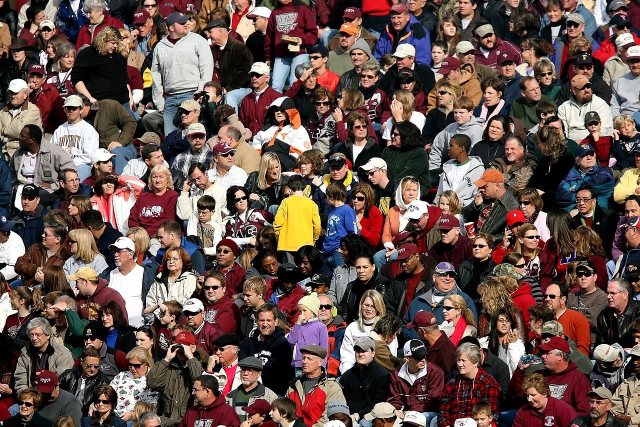
#> input picture lab1.jpg, 1280 x 853 px (shown at 1/2 size)
$ jupyter execute lab1.ipynb
#> lines starting #> are read from the running program, lines starting #| are printed output that depends on the picture; after the words box and inside, x2 and y2 are one past the last pixel; in counts of white or black regions, pixels touching at a corner belong together
[cell 1]
import cv2
import matplotlib.pylab as pyplot

import math

[cell 2]
imageOrg = cv2.imread("lab1.jpg")
#> imageOrg is the input picture: shape (853, 1280, 3); mean B, G, R 76.1, 81.8, 103.5
imageOrg = cv2.cvtColor(imageOrg, cv2.COLOR_BGR2RGB)

[cell 3]
image = imageOrg.copy()

[cell 4]
image.shape
#> Out = (853, 1280, 3)

[cell 5]
R, G, B = image[21, 555]
#> R = 106; G = 35; B = 49
R, G, B
#> Out = (106, 35, 49)

[cell 6]
pyplot.imshow(image)

[cell 7]
new_image = image[90:140, 105:155]
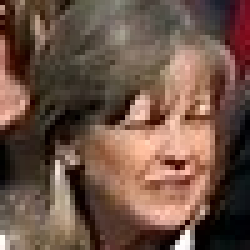
#> new_image: shape (50, 50, 3) (shown 5 times larger); mean R, G, B 109.4, 82.9, 69.9
pyplot.imshow(new_image)

[cell 8]
resized_im = cv2.resize(new_image, (new_image.shape[0] * 3, new_image.shape[1] * 3))
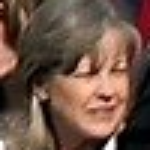
#> resized_im: shape (150, 150, 3); mean R, G, B 109.3, 82.8, 69.9
pyplot.imshow(resized_im)

[cell 9]
new_size = (int(resized_im.shape[0] / 0.86602540378 + resized_im.shape[1] / 0.5), int(resized_im.shape[0] / 0.86602540378 + resized_im.shape[1] / 0.5))
#> new_size = (473, 473)
center = ((resized_im.shape[0] + new_size[0]) / 2, (resized_im.shape[1] - new_size[1]) / 2)
#> center = (311.5, -161.5)
rotate_matrix = cv2.getRotationMatrix2D(center=center, angle=30, scale=1)
rotated_image = cv2.warpAffine(src=resized_im, M=rotate_matrix, dsize=new_size)
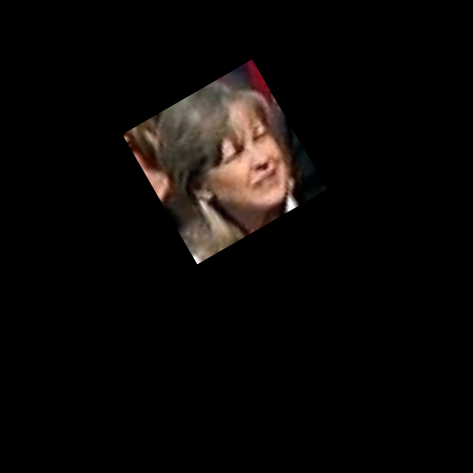
#> rotated_image: shape (473, 473, 3); mean R, G, B 11, 8.3, 7
pyplot.imshow(rotated_image)

[cell 10]
named_im = cv2.rectangle(resized_im.copy(), (12, 12), (140, 140), (244, 21, 21), 1)
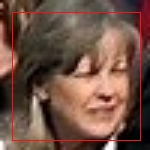
#> named_im: shape (150, 150, 3); mean R, G, B 113, 81.9, 69.1
named_im = cv2.putText(named_im, 'Graka', (30, 140), cv2.FONT_HERSHEY_SIMPLEX, 1, (163, 163, 174), 1, cv2.LINE_AA)
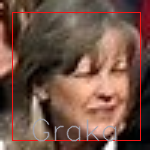
#> named_im: shape (150, 150, 3); 2.64% of pixels changed, all inside (x1, y1, x2, y2) = (32, 118, 117, 142)
pyplot.imshow(named_im)

[cell 11]
unique_pixels = set()
for row in image:
    for pixel in row:
        unique_pixels.add(tuple(pixel))
#> after the loop, unique_pixels = 262240 items

len(unique_pixels)
#> Out = 262240

$ run again, with lab2.jpg copied over lab1.jpg
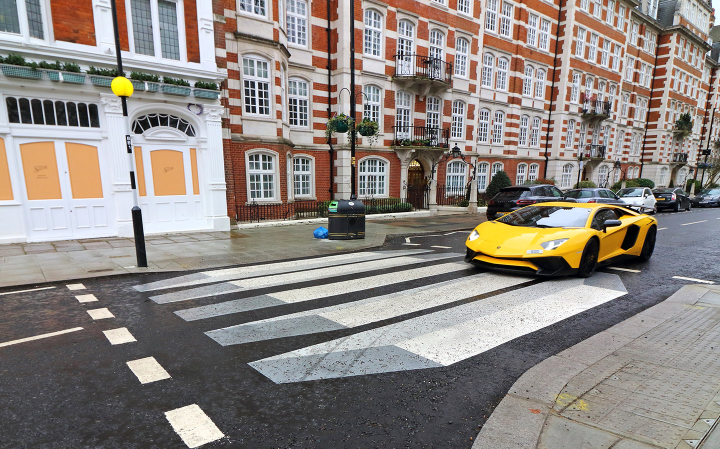
#> input picture lab2.jpg, 1440 x 897 px (shown at 1/2 size)
#> imageOrg is the input picture: shape (897, 1440, 3); mean B, G, R 129.2, 134.2, 141.5
#> R = 150; G = 74; B = 48
#> `R, G, B`: Out = (150, 74, 48)
#> `rotated_image = cv2.warpAffine(src=resized_im, M=rotate_matrix, dsize=..`:
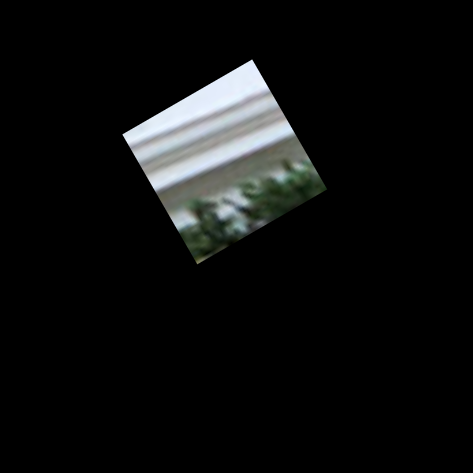
#> rotated_image: shape (473, 473, 3); mean R, G, B 14.1, 15, 14.9
#> `named_im = cv2.putText(named_im, 'Graka', (30, 140), cv2.FONT_HERSHEY_..`:
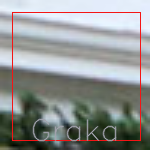
#> named_im: shape (150, 150, 3); mean R, G, B 144.1, 147.5, 146.2
#> after the loop `for row in image:`: unique_pixels = 169498 items
#> `len(unique_pixels)`: Out = 169498
